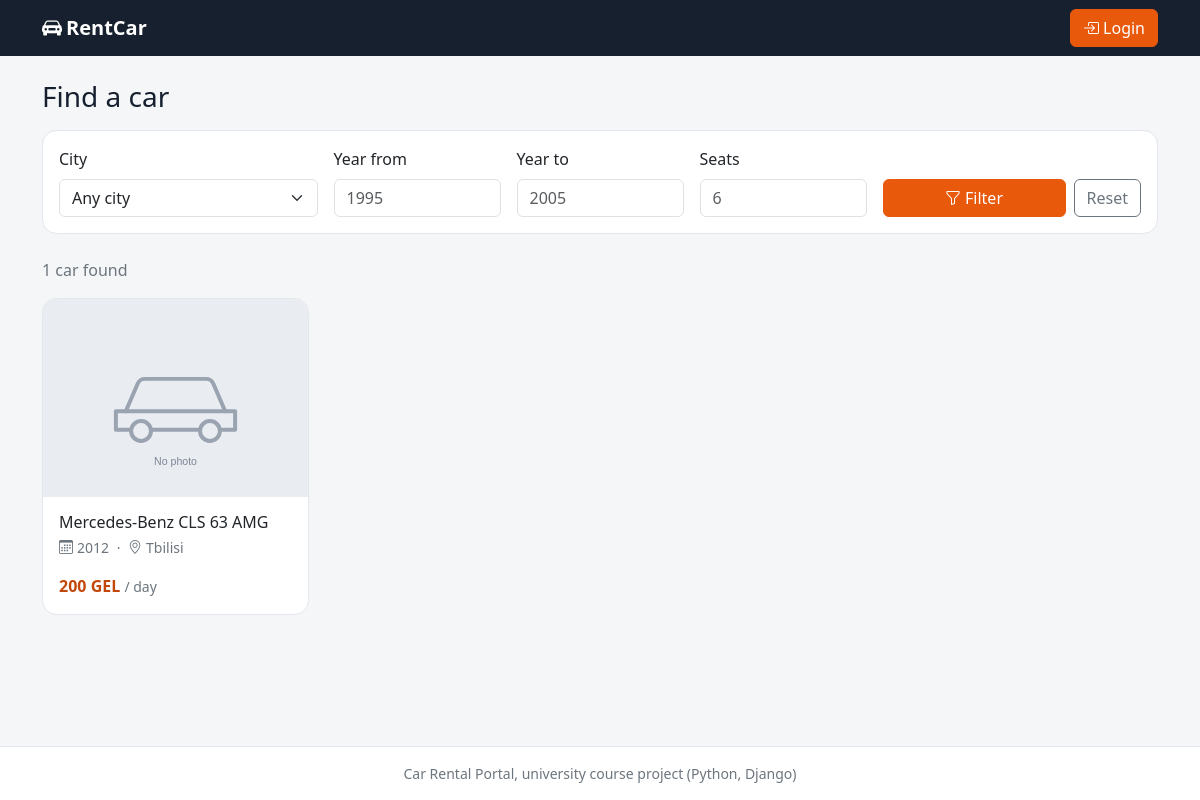
Page /cars/ on the earlier database version.
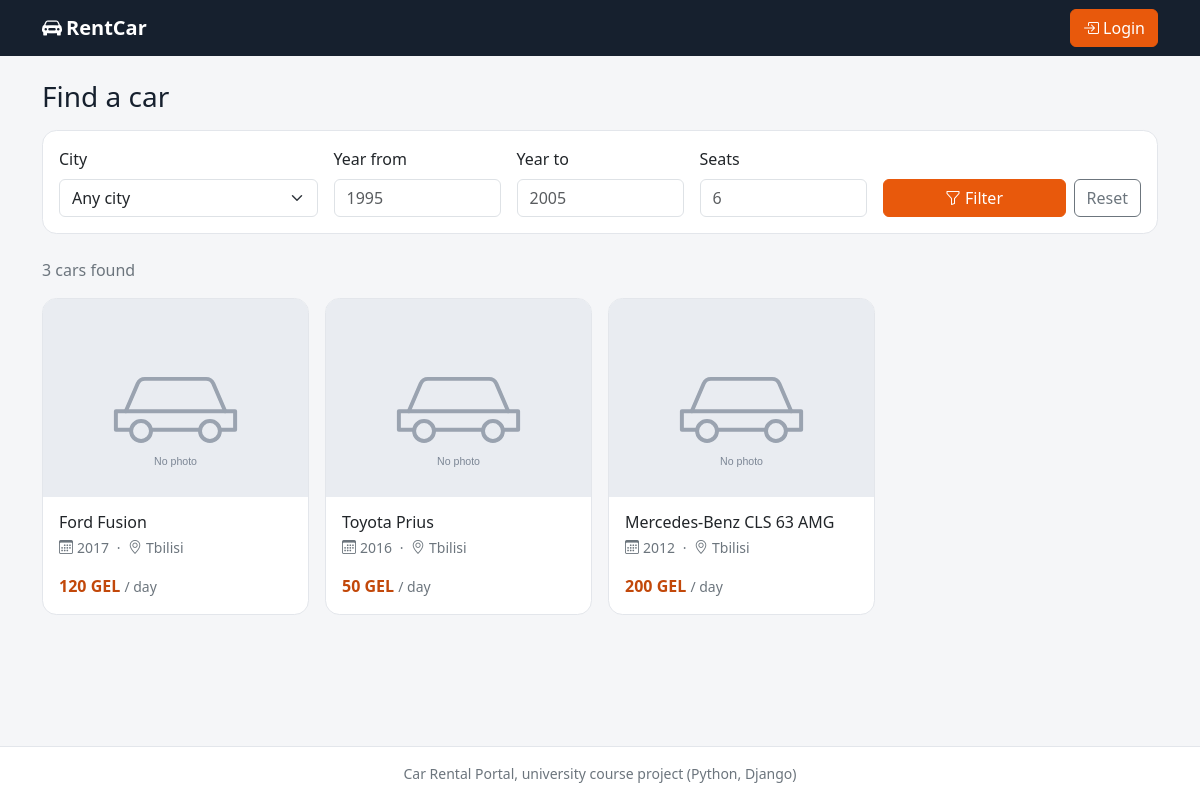
Same page on the later database version.
### core/models.py (models this page shows, shortened)
class Car(models.Model):
    TRANSMISSIONS = [
        ('automatic', 'Automatic'),
        ('manual', 'Manual'),
        ('tiptronic', 'Tiptronic'),
    ]
    owner = models.ForeignKey(User, on_delete=models.CASCADE, related_name='cars')
    brand = models.CharField(max_length=50)
    model = models.CharField(max_length=50)
    year = models.PositiveIntegerField()
    price = models.PositiveIntegerField('Daily price (GEL)')
    capacity = models.PositiveIntegerField('Capacity (seats)')
    transmission = models.CharField(max_length=20, choices=TRANSMISSIONS)
    city = models.CharField(max_length=60)
    fuel_capacity = models.PositiveIntegerField('Fuel tank capacity (litres)')
    image1 = models.ImageField('Photo 1', upload_to='cars/', blank=True, validators=[photo_validator])
    image2 = models.ImageField('Photo 2', upload_to='cars/', blank=True, validators=[photo_validator])
    image3 = models.ImageField('Photo 3', upload_to='cars/', blank=True, validators=[photo_validator])
    latitude = models.FloatField(null=True, blank=True)
    longitude = models.FloatField(null=True, blank=True)
    available_from = models.DateField(null=True, blank=True)
    available_to = models.DateField(null=True, blank=True)
    approved_by = models.ManyToManyField(User, related_name='approved_cars', blank=True)
    created_at = models.DateTimeField(auto_now_add=True)

### core/views.py (the view, shortened to what this page needs)
# urls.py: path('cars/', views.filter_cars, name='filter'),
def filter_cars(request):
    form = FilterForm(request.GET or None)
    cars = Car.objects.order_by('-created_at')
    paginator = Paginator(cars, 12)
    page = paginator.get_page(request.GET.get('page'))
    params = request.GET.copy()
    params.pop('page', None)
    return render(request, 'filter.html', {
        'form': form,
        'page': page,
        'params': params.urlencode(),
    })

### core/forms.py (shortened to what this page needs)
class FilterForm(BootstrapForm, forms.Form):
    city = forms.ChoiceField(label='City', required=False)
    start_year = forms.IntegerField(label='Year from', required=False, min_value=1900,
                                    widget=forms.NumberInput(attrs={'placeholder': '1995'}))
    end_year = forms.IntegerField(label='Year to', required=False, min_value=1900,
                                  widget=forms.NumberInput(attrs={'placeholder': '2005'}))
    capacity = forms.IntegerField(label='Seats', required=False, min_value=1,
                                  widget=forms.NumberInput(attrs={'placeholder': '6'}))
    def __init__(self, *args, **kwargs):
        super().__init__(*args, **kwargs)
        cities = Car.objects.values_list('city', flat=True).distinct().order_by('city')
        self.fields['city'].choices = [('', 'Any city')] + [(city, city) for city in cities]

### templates/filter.html (shortened to what this page needs)
{% extends 'base.html' %}
{% block content %}
<h1 class="h3 mb-3">Find a car</h1>
<form method="get" action="{% url 'filter' %}" class="card filter-card mb-4" novalidate>
  <div class="card-body">
    <div class="row g-3 align-items-start">
      <div class="col-12 col-md-4 col-lg-3">
        <label for="{{ form.city.id_for_label }}" class="form-label">{{ form.city.label }}</label>
        {{ form.city }}
      </div>
      <div class="col-6 col-md-4 col-lg-2">
        <label for="{{ form.start_year.id_for_label }}" class="form-label">{{ form.start_year.label }}</label>
        {{ form.start_year }}
      </div>
      <div class="col-6 col-md-4 col-lg-2">
        <label for="{{ form.end_year.id_for_label }}" class="form-label">{{ form.end_year.label }}</label>
        {{ form.end_year }}
      </div>
      <div class="col-6 col-md-4 col-lg-2">
        <label for="{{ form.capacity.id_for_label }}" class="form-label">{{ form.capacity.label }}</label>
        {{ form.capacity }}
      </div>
      <div class="col-12 col-md-8 col-lg-3 d-flex gap-2 filter-actions">
        <button type="submit" class="btn btn-accent flex-grow-1"><i class="bi bi-funnel me-1"></i>Filter</button>
        <a href="{% url 'filter' %}" class="btn btn-outline-secondary">Reset</a>
      </div>
    </div>
  </div>
</form>
{% if page.object_list %}
  <p class="text-secondary">
    {{ page.paginator.count }} car{{ page.paginator.count|pluralize }} found{% if page.paginator.num_pages > 1 %}, page {{ page.number }} of {{ page.paginator.num_pages }}{% endif %}
  </p>
  <div class="row row-cols-1 row-cols-sm-2 row-cols-lg-4 g-3">
    {% for car in page.object_list %}
      <div class="col">{% include '_car_card.html' with car=car %}</div>
    {% endfor %}
  </div>
{% else %}
  <div class="empty-state">
    <i class="bi bi-search fs-2 d-block mb-2"></i>
    No cars found.
  </div>
{% endif %}
{% endblock %}

### templates/_car_card.html
{% load static %}
<div class="card car-card h-100">
  <a href="{% url 'car_detail' car.id %}" class="car-card-photo" tabindex="-1" aria-hidden="true">
    <img src="{% if car.image1 %}{{ car.image1.url }}{% else %}{% static 'img/no-photo.svg' %}{% endif %}"
         data-fallback="{% static 'img/no-photo.svg' %}"
         alt="{{ car.brand }} {{ car.model }}" loading="lazy">
  </a>
  <div class="card-body d-flex flex-column">
    <h3 class="h6 card-title mb-1">
      <a href="{% url 'car_detail' car.id %}" class="stretched-link text-reset text-decoration-none">
        {{ car.brand }} {{ car.model }}
      </a>
    </h3>
    <p class="text-secondary small mb-3">
      <i class="bi bi-calendar3 me-1"></i>{{ car.year }}
      <span class="mx-1">&middot;</span>
      <i class="bi bi-geo-alt me-1"></i>{{ car.city }}
    </p>
    <p class="mt-auto mb-0">
      <span class="car-price">{{ car.price }} GEL</span>
      <span class="text-secondary small">/ day</span>
    </p>
  </div>
</div>

Differences in the rows shown:
added Car: brand "Ford", model "Fusion", year "2017", city "Tbilisi", price "120"
added Car: brand "Toyota", model "Prius", year "2016", city "Tbilisi", price "50"
Other differences:
{{ page.paginator.count }}: "1" → "3"
